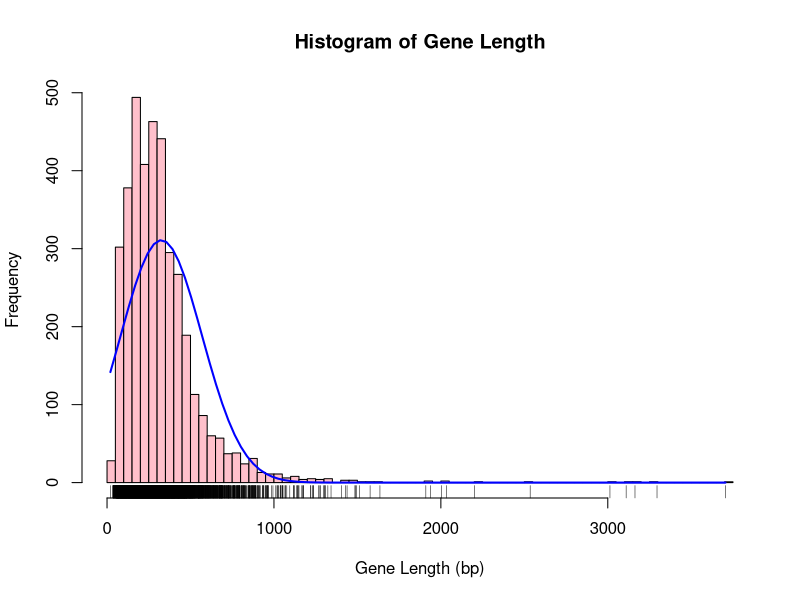
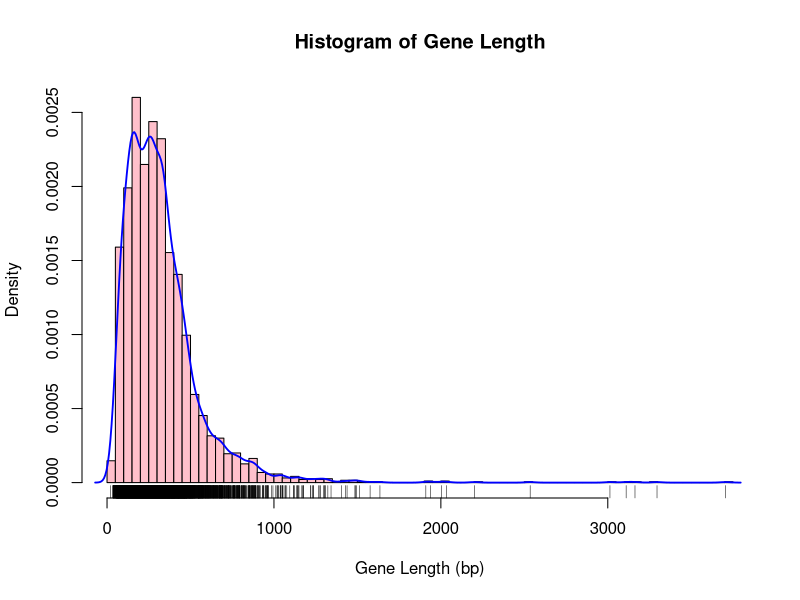

These charts were generated, in order, by the following R code:
m=read.table("gene.length.txt",sep="\t",head=T);
pdf("2.1.pdf");
x=m[,1];
h=hist(x,nclass=80,
        col="pink",
        xlab="Gene Length (bp)",
        main="Histogram of Gene Length");
rug(x);
xfit<-seq(min(x),max(x),length=100);
yfit<-dnorm(xfit,mean=mean(x),sd=sd(x));
yfit <- yfit*diff(h$mids[1:2])*length(x);
lines(xfit, yfit, col="blue", lwd=2);

h=hist(x,nclass=80,
        probability=T,
        col="pink",
        xlab="Gene Length (bp)",
        main="Histogram of Gene Length");
lines(density(x),lwd=1.8,col="blue" );
rug(x);

dev.off();

